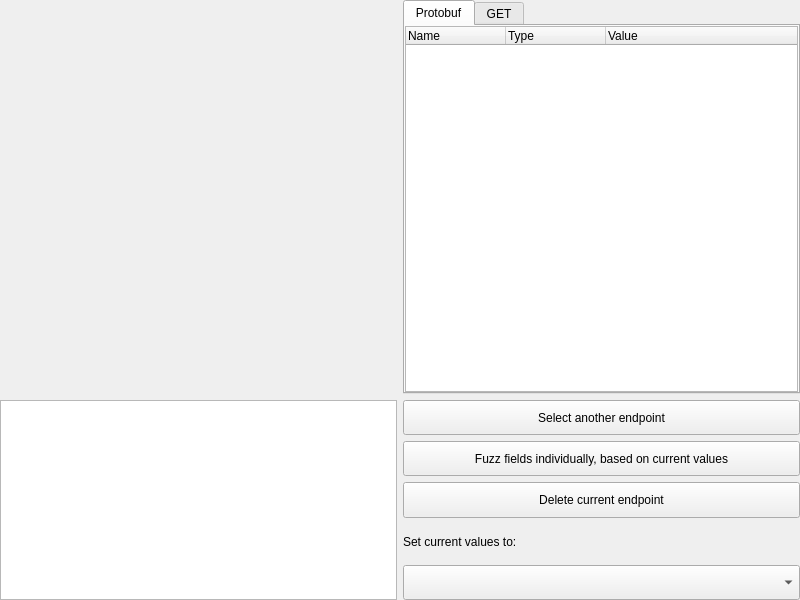
<?xml version="1.0" encoding="UTF-8"?>
<ui version="4.0">
 <class>win</class>
 <widget class="QDialog" name="win">
  <property name="geometry">
   <rect>
    <x>0</x>
    <y>0</y>
    <width>800</width>
    <height>600</height>
   </rect>
  </property>
  <property name="windowTitle">
   <string>Fuzzer</string>
  </property>
  <property name="locale">
   <locale language="English" country="UnitedStates"/>
  </property>
  <layout class="QGridLayout" name="grid" columnstretch="1,0">
   <property name="leftMargin">
    <number>0</number>
   </property>
   <property name="topMargin">
    <number>0</number>
   </property>
   <property name="rightMargin">
    <number>0</number>
   </property>
   <property name="bottomMargin">
    <number>0</number>
   </property>
   <item row="5" column="1">
    <widget class="QComboBox" name="comboBox">
     <property name="sizePolicy">
      <sizepolicy hsizetype="Ignored" vsizetype="Expanding">
       <horstretch>0</horstretch>
       <verstretch>0</verstretch>
      </sizepolicy>
     </property>
    </widget>
   </item>
   <item row="1" column="1">
    <widget class="QPushButton" name="selectAnother">
     <property name="sizePolicy">
      <sizepolicy hsizetype="Expanding" vsizetype="Expanding">
       <horstretch>0</horstretch>
       <verstretch>0</verstretch>
      </sizepolicy>
     </property>
     <property name="focusPolicy">
      <enum>Qt::NoFocus</enum>
     </property>
     <property name="locale">
      <locale language="English" country="UnitedStates"/>
     </property>
     <property name="text">
      <string>Select another endpoint</string>
     </property>
    </widget>
   </item>
   <item row="4" column="1">
    <widget class="QLabel" name="comboBoxLabel">
     <property name="sizePolicy">
      <sizepolicy hsizetype="Expanding" vsizetype="Expanding">
       <horstretch>0</horstretch>
       <verstretch>0</verstretch>
      </sizepolicy>
     </property>
     <property name="text">
      <string>Set current values to:</string>
     </property>
    </widget>
   </item>
   <item row="0" column="1">
    <widget class="QTabWidget" name="tabs">
     <property name="sizePolicy">
      <sizepolicy hsizetype="Expanding" vsizetype="Expanding">
       <horstretch>1</horstretch>
       <verstretch>0</verstretch>
      </sizepolicy>
     </property>
     <property name="currentIndex">
      <number>0</number>
     </property>
     <widget class="QWidget" name="_pbTree">
      <property name="sizePolicy">
       <sizepolicy hsizetype="Expanding" vsizetype="Expanding">
        <horstretch>0</horstretch>
        <verstretch>0</verstretch>
       </sizepolicy>
      </property>
      <attribute name="title">
       <string>Protobuf</string>
      </attribute>
      <layout class="QGridLayout" name="gridLayout">
       <property name="leftMargin">
        <number>0</number>
       </property>
       <property name="topMargin">
        <number>0</number>
       </property>
       <property name="rightMargin">
        <number>0</number>
       </property>
       <property name="bottomMargin">
        <number>0</number>
       </property>
       <item row="0" column="0">
        <widget class="QTreeWidget" name="pbTree">
         <property name="mouseTracking">
          <bool>true</bool>
         </property>
         <property name="focusPolicy">
          <enum>Qt::NoFocus</enum>
         </property>
         <column>
          <property name="text">
           <string>Name</string>
          </property>
         </column>
         <column>
          <property name="text">
           <string>Type</string>
          </property>
         </column>
         <column>
          <property name="text">
           <string>Value</string>
          </property>
         </column>
        </widget>
       </item>
      </layout>
     </widget>
     <widget class="QWidget" name="_getTree">
      <attribute name="title">
       <string>GET</string>
      </attribute>
      <layout class="QGridLayout" name="gridLayout_3">
       <property name="leftMargin">
        <number>0</number>
       </property>
       <property name="topMargin">
        <number>0</number>
       </property>
       <property name="rightMargin">
        <number>0</number>
       </property>
       <property name="bottomMargin">
        <number>0</number>
       </property>
       <item row="0" column="0" colspan="2">
        <widget class="QTreeWidget" name="getTree">
         <property name="mouseTracking">
          <bool>true</bool>
         </property>
         <property name="focusPolicy">
          <enum>Qt::NoFocus</enum>
         </property>
         <column>
          <property name="text">
           <string>Name</string>
          </property>
         </column>
         <column>
          <property name="text">
           <string>Value</string>
          </property>
         </column>
        </widget>
       </item>
       <item row="1" column="1">
        <widget class="QPushButton" name="getAdd">
         <property name="focusPolicy">
          <enum>Qt::NoFocus</enum>
         </property>
         <property name="text">
          <string>Add</string>
         </property>
        </widget>
       </item>
       <item row="1" column="0">
        <spacer name="spacer">
         <property name="orientation">
          <enum>Qt::Horizontal</enum>
         </property>
         <property name="sizeHint" stdset="0">
          <size>
           <width>40</width>
           <height>20</height>
          </size>
         </property>
        </spacer>
       </item>
      </layout>
     </widget>
    </widget>
   </item>
   <item row="1" column="0" rowspan="5">
    <widget class="QTextEdit" name="urlField">
     <property name="minimumSize">
      <size>
       <width>0</width>
       <height>200</height>
      </size>
     </property>
     <property name="mouseTracking">
      <bool>true</bool>
     </property>
     <property name="readOnly">
      <bool>true</bool>
     </property>
    </widget>
   </item>
   <item row="3" column="1">
    <widget class="QPushButton" name="deleteThis">
     <property name="sizePolicy">
      <sizepolicy hsizetype="Expanding" vsizetype="Expanding">
       <horstretch>0</horstretch>
       <verstretch>0</verstretch>
      </sizepolicy>
     </property>
     <property name="focusPolicy">
      <enum>Qt::NoFocus</enum>
     </property>
     <property name="text">
      <string>Delete current endpoint</string>
     </property>
    </widget>
   </item>
   <item row="2" column="1">
    <widget class="QPushButton" name="fuzzFields">
     <property name="sizePolicy">
      <sizepolicy hsizetype="Expanding" vsizetype="Expanding">
       <horstretch>0</horstretch>
       <verstretch>0</verstretch>
      </sizepolicy>
     </property>
     <property name="focusPolicy">
      <enum>Qt::NoFocus</enum>
     </property>
     <property name="text">
      <string>Fuzz fields individually, based on current values</string>
     </property>
    </widget>
   </item>
   <item row="0" column="0">
    <widget class="MyFrame" name="frame" native="true">
     <property name="sizePolicy">
      <sizepolicy hsizetype="Preferred" vsizetype="Preferred">
       <horstretch>0</horstretch>
       <verstretch>1</verstretch>
      </sizepolicy>
     </property>
    </widget>
   </item>
  </layout>
 </widget>
 <customwidgets>
  <customwidget>
   <class>MyFrame</class>
   <extends>QWidget</extends>
   <header>views/fuzzer</header>
   <container>1</container>
  </customwidget>
 </customwidgets>
 <resources/>
 <connections>
  <connection>
   <sender>selectAnother</sender>
   <signal>clicked()</signal>
   <receiver>win</receiver>
   <slot>reject()</slot>
   <hints>
    <hint type="sourcelabel">
     <x>596</x>
     <y>408</y>
    </hint>
    <hint type="destinationlabel">
     <x>399</x>
     <y>299</y>
    </hint>
   </hints>
  </connection>
 </connections>
</ui>
